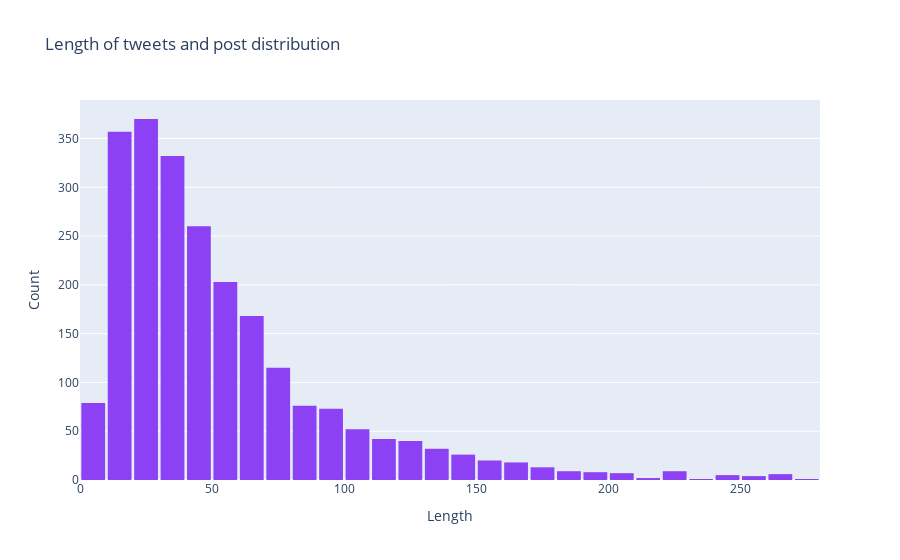

This figure's notebook cell:
### Markdown cell above
Distribution of tweets and post length:

### Code cell
data = [go.Histogram(x=lens, xbins=dict(start=0, end=8000, size=10), marker=dict(color='#8c42f4'))]
layout = go.Layout(
                  title='Length of tweets and post distribution',                  
                  xaxis=dict(title='Length'),
                  yaxis=dict(title='Count'),
                  bargap=0.1)
fig = go.Figure(data=data, layout=layout)
py.iplot(fig, filename='length histogram')

### Figure 1 — Plotly figure (JSON) as saved in the notebook; plotly's stock layout.template omitted (floating-point values rounded to 4 significant figures; data arrays with more than 128 entries replaced by an {"elided": "..."} marker saying what was removed)
{"data": [{"marker": {"color": "#8c42f4"}, "type": "histogram", "x": {"elided": "2328 int values"}, "xbins": {"end": 8000, "size": 10, "start": 0}}], "layout": {"bargap": 0.1, "title": {"text": "Length of tweets and post distribution"}, "xaxis": {"title": {"text": "Length"}}, "yaxis": {"title": {"text": "Count"}}}}
